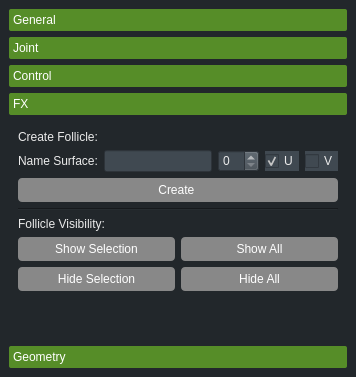
<?xml version="1.0" encoding="UTF-8"?>
<ui version="4.0">
 <class>jcToolKit</class>
 <widget class="QDialog" name="jcToolKit">
  <property name="geometry">
   <rect>
    <x>0</x>
    <y>0</y>
    <width>324</width>
    <height>374</height>
   </rect>
  </property>
  <property name="sizePolicy">
   <sizepolicy hsizetype="Preferred" vsizetype="Preferred">
    <horstretch>0</horstretch>
    <verstretch>0</verstretch>
   </sizepolicy>
  </property>
  <property name="windowTitle">
   <string>jcToolKit</string>
  </property>
  <property name="windowIcon">
   <iconset>
    <normaloff>../../../../../../../../../../.designer/backup/img/toolkit.png</normaloff>../../../../../../../../../../.designer/backup/img/toolkit.png</iconset>
  </property>
  <property name="styleSheet">
   <string notr="true">
QWidget{
    color: rgb(201, 202, 204);
	background-color: rgb(34, 39, 43);
	selection-background-color: rgb(1, 79, 131);
	color: rgb(235, 235, 235);
}

QListWidget::item:selected
{
   color: rgb(235, 235, 235);
   background-color: rgb(61, 120, 200);
}

QPushButton { 
	border:0px;
}

QPushButton:hover {background-color: rgb(55, 90, 126); }

QPushButton:pressed{ 
	 border: 0px solid green;
}

QToolTip { 
	background-color: rgb(52, 52, 52);
	color: rgb(241, 241, 241);
	border: black solid 1px;
}</string>
  </property>
  <layout class="QVBoxLayout" name="verticalLayout">
   <property name="leftMargin">
    <number>0</number>
   </property>
   <property name="topMargin">
    <number>0</number>
   </property>
   <property name="rightMargin">
    <number>0</number>
   </property>
   <property name="bottomMargin">
    <number>0</number>
   </property>
   <item>
    <widget class="QWidget" name="widget" native="true">
     <property name="sizePolicy">
      <sizepolicy hsizetype="Preferred" vsizetype="Preferred">
       <horstretch>0</horstretch>
       <verstretch>0</verstretch>
      </sizepolicy>
     </property>
     <layout class="QVBoxLayout" name="verticalLayout_2">
      <item>
       <widget class="QToolBox" name="toolBox">
        <property name="sizePolicy">
         <sizepolicy hsizetype="Minimum" vsizetype="Minimum">
          <horstretch>0</horstretch>
          <verstretch>0</verstretch>
         </sizepolicy>
        </property>
        <property name="minimumSize">
         <size>
          <width>0</width>
          <height>0</height>
         </size>
        </property>
        <property name="tabletTracking">
         <bool>false</bool>
        </property>
        <property name="acceptDrops">
         <bool>false</bool>
        </property>
        <property name="styleSheet">
         <string notr="true">QToolBox::tab{
	background-color:rgb(86,141,40);
	border-radius: 2px;
	color:rgb(255,255,255);
	font:75 12pt &quot;MS Shell Dlg 2&quot;;
}

QToolBox::tab: selected{
	background-color:rgb(220,252,190);
	color:rgb(86,141,40);
	font: 75 12pt &quot;MS Shell Dlg 2&quot;;
}


</string>
        </property>
        <property name="currentIndex">
         <number>3</number>
        </property>
        <widget class="QWidget" name="pgGeneral">
         <property name="geometry">
          <rect>
           <x>0</x>
           <y>0</y>
           <width>306</width>
           <height>221</height>
          </rect>
         </property>
         <property name="sizePolicy">
          <sizepolicy hsizetype="Expanding" vsizetype="Expanding">
           <horstretch>0</horstretch>
           <verstretch>30</verstretch>
          </sizepolicy>
         </property>
         <property name="minimumSize">
          <size>
           <width>0</width>
           <height>0</height>
          </size>
         </property>
         <property name="sizeIncrement">
          <size>
           <width>0</width>
           <height>0</height>
          </size>
         </property>
         <property name="styleSheet">
          <string notr="true">/*-----QPushButton-----*/
QPushButton
{
	background-color: rgb(136, 136, 136);
	color:#fff;
	min-width: 80px;
	border-radius: 4px;
	padding: 5px;

}


QPushButton::flat
{
	background-color: #148,149,151;
	border: none;
	color: #000;

}


QPushButton::disabled
{
	background-color: #606060;
	color: #959595;
	border-color: #051a39;

}


QPushButton::hover
{
	background-color: #148,149,151;
	border: 1px solid #46a2da;

}


QPushButton::pressed
{
	background-color: #2385b4;
	border: 1px solid #46a2da;

}


QPushButton::checked
{
	background-color: #bd5355;
	border: 1px solid #bd5355;
}</string>
         </property>
         <attribute name="label">
          <string>General</string>
         </attribute>
         <layout class="QVBoxLayout" name="verticalLayout_3">
          <property name="bottomMargin">
           <number>0</number>
          </property>
          <item>
           <layout class="QVBoxLayout" name="verticalLayout_11">
            <item>
             <widget class="QPushButton" name="btnSnap">
              <property name="sizePolicy">
               <sizepolicy hsizetype="Minimum" vsizetype="Preferred">
                <horstretch>0</horstretch>
                <verstretch>0</verstretch>
               </sizepolicy>
              </property>
              <property name="text">
               <string>Snap</string>
              </property>
             </widget>
            </item>
            <item>
             <widget class="QPushButton" name="btnOffsetGrp">
              <property name="sizePolicy">
               <sizepolicy hsizetype="Minimum" vsizetype="Preferred">
                <horstretch>0</horstretch>
                <verstretch>0</verstretch>
               </sizepolicy>
              </property>
              <property name="minimumSize">
               <size>
                <width>90</width>
                <height>0</height>
               </size>
              </property>
              <property name="text">
               <string>Offset Group</string>
              </property>
             </widget>
            </item>
            <item>
             <layout class="QHBoxLayout" name="horizontalLayout_9">
              <item>
               <widget class="QPushButton" name="btnLockHide">
                <property name="sizePolicy">
                 <sizepolicy hsizetype="Minimum" vsizetype="Preferred">
                  <horstretch>0</horstretch>
                  <verstretch>0</verstretch>
                 </sizepolicy>
                </property>
                <property name="minimumSize">
                 <size>
                  <width>90</width>
                  <height>0</height>
                 </size>
                </property>
                <property name="text">
                 <string>Lock/Hide All</string>
                </property>
               </widget>
              </item>
              <item>
               <widget class="QPushButton" name="btnUnlockAll">
                <property name="sizePolicy">
                 <sizepolicy hsizetype="Minimum" vsizetype="Preferred">
                  <horstretch>0</horstretch>
                  <verstretch>0</verstretch>
                 </sizepolicy>
                </property>
                <property name="minimumSize">
                 <size>
                  <width>90</width>
                  <height>0</height>
                 </size>
                </property>
                <property name="text">
                 <string>Unlock All</string>
                </property>
               </widget>
              </item>
             </layout>
            </item>
            <item>
             <layout class="QVBoxLayout" name="verticalLayout_4">
              <item>
               <widget class="Line" name="line_2">
                <property name="orientation">
                 <enum>Qt::Horizontal</enum>
                </property>
               </widget>
              </item>
              <item>
               <widget class="QLabel" name="lblConnect">
                <property name="sizePolicy">
                 <sizepolicy hsizetype="Minimum" vsizetype="Fixed">
                  <horstretch>0</horstretch>
                  <verstretch>0</verstretch>
                 </sizepolicy>
                </property>
                <property name="text">
                 <string>Connect:</string>
                </property>
               </widget>
              </item>
              <item>
               <layout class="QHBoxLayout" name="horizontalLayout_10">
                <item>
                 <widget class="QPushButton" name="btnScale">
                  <property name="sizePolicy">
                   <sizepolicy hsizetype="Minimum" vsizetype="Preferred">
                    <horstretch>0</horstretch>
                    <verstretch>0</verstretch>
                   </sizepolicy>
                  </property>
                  <property name="minimumSize">
                   <size>
                    <width>90</width>
                    <height>0</height>
                   </size>
                  </property>
                  <property name="text">
                   <string>Scale</string>
                  </property>
                 </widget>
                </item>
                <item>
                 <widget class="QPushButton" name="btnRotate">
                  <property name="sizePolicy">
                   <sizepolicy hsizetype="Minimum" vsizetype="Preferred">
                    <horstretch>0</horstretch>
                    <verstretch>0</verstretch>
                   </sizepolicy>
                  </property>
                  <property name="minimumSize">
                   <size>
                    <width>90</width>
                    <height>0</height>
                   </size>
                  </property>
                  <property name="text">
                   <string>Rotate</string>
                  </property>
                 </widget>
                </item>
                <item>
                 <widget class="QPushButton" name="btnTranslate">
                  <property name="sizePolicy">
                   <sizepolicy hsizetype="Minimum" vsizetype="Preferred">
                    <horstretch>0</horstretch>
                    <verstretch>0</verstretch>
                   </sizepolicy>
                  </property>
                  <property name="minimumSize">
                   <size>
                    <width>90</width>
                    <height>0</height>
                   </size>
                  </property>
                  <property name="text">
                   <string>Translate</string>
                  </property>
                 </widget>
                </item>
               </layout>
              </item>
             </layout>
            </item>
            <item>
             <spacer name="verticalSpacer_4">
              <property name="orientation">
               <enum>Qt::Vertical</enum>
              </property>
              <property name="sizeHint" stdset="0">
               <size>
                <width>20</width>
                <height>40</height>
               </size>
              </property>
             </spacer>
            </item>
           </layout>
          </item>
         </layout>
        </widget>
        <widget class="QWidget" name="pgJoint">
         <property name="geometry">
          <rect>
           <x>0</x>
           <y>0</y>
           <width>289</width>
           <height>233</height>
          </rect>
         </property>
         <property name="sizePolicy">
          <sizepolicy hsizetype="Expanding" vsizetype="Expanding">
           <horstretch>0</horstretch>
           <verstretch>30</verstretch>
          </sizepolicy>
         </property>
         <property name="minimumSize">
          <size>
           <width>0</width>
           <height>0</height>
          </size>
         </property>
         <property name="styleSheet">
          <string notr="true">/*-----QPushButton-----*/
QPushButton
{
	background-color: rgb(136, 136, 136);
	color:#fff;
	min-width: 80px;
	border-radius: 4px;
	padding: 5px;

}


QPushButton::flat
{
	background-color: #148,149,151;
	border: none;
	color: #000;

}


QPushButton::disabled
{
	background-color: #606060;
	color: #959595;
	border-color: #051a39;

}


QPushButton::hover
{
	background-color: #148,149,151;
	border: 1px solid #46a2da;

}


QPushButton::pressed
{
	background-color: #2385b4;
	border: 1px solid #46a2da;

}


QPushButton::checked
{
	background-color: #bd5355;
	border: 1px solid #bd5355;
}</string>
         </property>
         <attribute name="label">
          <string>Joint</string>
         </attribute>
         <layout class="QHBoxLayout" name="horizontalLayout_3">
          <property name="spacing">
           <number>6</number>
          </property>
          <item>
           <layout class="QVBoxLayout" name="verticalLayout_6" stretch="0,0,0,0,0,0,0,0,0,0,0">
            <property name="spacing">
             <number>6</number>
            </property>
            <property name="topMargin">
             <number>0</number>
            </property>
            <property name="bottomMargin">
             <number>0</number>
            </property>
            <item alignment="Qt::AlignTop">
             <widget class="QPushButton" name="btnAverageJnt">
              <property name="sizePolicy">
               <sizepolicy hsizetype="Minimum" vsizetype="Preferred">
                <horstretch>0</horstretch>
                <verstretch>0</verstretch>
               </sizepolicy>
              </property>
              <property name="text">
               <string>Average Joint</string>
              </property>
             </widget>
            </item>
            <item alignment="Qt::AlignTop">
             <widget class="QPushButton" name="btnSelJoint">
              <property name="sizePolicy">
               <sizepolicy hsizetype="Minimum" vsizetype="Preferred">
                <horstretch>0</horstretch>
                <verstretch>0</verstretch>
               </sizepolicy>
              </property>
              <property name="text">
               <string>Selection to Joints</string>
              </property>
             </widget>
            </item>
            <item alignment="Qt::AlignTop">
             <widget class="Line" name="line_4">
              <property name="orientation">
               <enum>Qt::Horizontal</enum>
              </property>
             </widget>
            </item>
            <item alignment="Qt::AlignTop">
             <widget class="QLabel" name="label">
              <property name="text">
               <string>Fk Joint:</string>
              </property>
             </widget>
            </item>
            <item>
             <layout class="QHBoxLayout" name="horizontalLayout_12"/>
            </item>
            <item>
             <widget class="Line" name="line_7">
              <property name="orientation">
               <enum>Qt::Horizontal</enum>
              </property>
             </widget>
            </item>
            <item>
             <widget class="QLabel" name="label_9">
              <property name="sizePolicy">
               <sizepolicy hsizetype="Preferred" vsizetype="Maximum">
                <horstretch>0</horstretch>
                <verstretch>0</verstretch>
               </sizepolicy>
              </property>
              <property name="text">
               <string>Orient Attribute:</string>
              </property>
             </widget>
            </item>
            <item>
             <layout class="QHBoxLayout" name="horizontalLayout_11">
              <item>
               <widget class="QPushButton" name="btnShow">
                <property name="text">
                 <string>Show</string>
                </property>
               </widget>
              </item>
              <item>
               <widget class="QPushButton" name="btnHide">
                <property name="text">
                 <string>Hide</string>
                </property>
               </widget>
              </item>
             </layout>
            </item>
            <item>
             <widget class="Line" name="line">
              <property name="orientation">
               <enum>Qt::Horizontal</enum>
              </property>
             </widget>
            </item>
            <item>
             <layout class="QVBoxLayout" name="verticalLayout_5">
              <property name="spacing">
               <number>5</number>
              </property>
              <item>
               <widget class="QLabel" name="label_2">
                <property name="sizePolicy">
                 <sizepolicy hsizetype="Preferred" vsizetype="Maximum">
                  <horstretch>0</horstretch>
                  <verstretch>0</verstretch>
                 </sizepolicy>
                </property>
                <property name="minimumSize">
                 <size>
                  <width>0</width>
                  <height>0</height>
                 </size>
                </property>
                <property name="text">
                 <string>Axis Visibility:</string>
                </property>
               </widget>
              </item>
              <item>
               <layout class="QHBoxLayout" name="horizontalLayout_4">
                <item>
                 <widget class="QPushButton" name="btnShowAxis">
                  <property name="minimumSize">
                   <size>
                    <width>90</width>
                    <height>0</height>
                   </size>
                  </property>
                  <property name="text">
                   <string>Show Selection</string>
                  </property>
                 </widget>
                </item>
                <item>
                 <widget class="QPushButton" name="btnHideAxis">
                  <property name="minimumSize">
                   <size>
                    <width>90</width>
                    <height>0</height>
                   </size>
                  </property>
                  <property name="text">
                   <string>Hide Selectionl</string>
                  </property>
                 </widget>
                </item>
               </layout>
              </item>
             </layout>
            </item>
            <item>
             <spacer name="verticalSpacer">
              <property name="orientation">
               <enum>Qt::Vertical</enum>
              </property>
              <property name="sizeHint" stdset="0">
               <size>
                <width>20</width>
                <height>40</height>
               </size>
              </property>
             </spacer>
            </item>
           </layout>
          </item>
         </layout>
        </widget>
        <widget class="QWidget" name="pgControl">
         <property name="geometry">
          <rect>
           <x>0</x>
           <y>0</y>
           <width>306</width>
           <height>221</height>
          </rect>
         </property>
         <property name="sizePolicy">
          <sizepolicy hsizetype="Expanding" vsizetype="Expanding">
           <horstretch>0</horstretch>
           <verstretch>30</verstretch>
          </sizepolicy>
         </property>
         <property name="styleSheet">
          <string notr="true">/*-----QPushButton-----*/
QPushButton
{
	background-color: rgb(136, 136, 136);
	color:#fff;
	min-width: 80px;
	border-radius: 4px;
	padding: 5px;

}


QPushButton::flat
{
	background-color: #148,149,151;
	border: none;
	color: #000;

}


QPushButton::disabled
{
	background-color: #606060;
	color: #959595;
	border-color: #051a39;

}


QPushButton::hover
{
	background-color: #148,149,151;
	border: 1px solid #46a2da;

}


QPushButton::pressed
{
	background-color: #2385b4;
	border: 1px solid #46a2da;

}


QPushButton::checked
{
	background-color: #bd5355;
	border: 1px solid #bd5355;
}</string>
         </property>
         <attribute name="label">
          <string>Control</string>
         </attribute>
         <layout class="QVBoxLayout" name="verticalLayout_14">
          <property name="bottomMargin">
           <number>9</number>
          </property>
          <item>
           <layout class="QVBoxLayout" name="verticalLayout_13">
            <property name="spacing">
             <number>1</number>
            </property>
            <item alignment="Qt::AlignTop">
             <widget class="QWidget" name="widget_4" native="true">
              <property name="sizePolicy">
               <sizepolicy hsizetype="Preferred" vsizetype="Preferred">
                <horstretch>0</horstretch>
                <verstretch>0</verstretch>
               </sizepolicy>
              </property>
              <property name="minimumSize">
               <size>
                <width>0</width>
                <height>25</height>
               </size>
              </property>
              <layout class="QVBoxLayout" name="verticalLayout_16">
               <item>
                <widget class="Line" name="line_3">
                 <property name="orientation">
                  <enum>Qt::Horizontal</enum>
                 </property>
                </widget>
               </item>
               <item>
                <widget class="QPushButton" name="btnCurveUtil">
                 <property name="text">
                  <string>Curve Util</string>
                 </property>
                </widget>
               </item>
               <item>
                <widget class="QPushButton" name="btnCreatCtrl">
                 <property name="sizePolicy">
                  <sizepolicy hsizetype="Minimum" vsizetype="Fixed">
                   <horstretch>0</horstretch>
                   <verstretch>0</verstretch>
                  </sizepolicy>
                 </property>
                 <property name="toolTip">
                  <string/>
                 </property>
                 <property name="text">
                  <string>Create Fk Control</string>
                 </property>
                </widget>
               </item>
               <item alignment="Qt::AlignTop">
                <widget class="QLabel" name="label_4">
                 <property name="text">
                  <string>Transform:</string>
                 </property>
                </widget>
               </item>
               <item>
                <layout class="QHBoxLayout" name="horizontalLayout_8">
                 <property name="spacing">
                  <number>7</number>
                 </property>
                 <property name="topMargin">
                  <number>0</number>
                 </property>
                 <property name="rightMargin">
                  <number>0</number>
                 </property>
                 <property name="bottomMargin">
                  <number>0</number>
                 </property>
                 <item>
                  <widget class="QPushButton" name="btnScaleUp">
                   <property name="sizePolicy">
                    <sizepolicy hsizetype="Minimum" vsizetype="Fixed">
                     <horstretch>0</horstretch>
                     <verstretch>0</verstretch>
                    </sizepolicy>
                   </property>
                   <property name="text">
                    <string>Scale Up</string>
                   </property>
                  </widget>
                 </item>
                 <item>
                  <widget class="QPushButton" name="btnScaleDn">
                   <property name="sizePolicy">
                    <sizepolicy hsizetype="Minimum" vsizetype="Fixed">
                     <horstretch>0</horstretch>
                     <verstretch>0</verstretch>
                    </sizepolicy>
                   </property>
                   <property name="text">
                    <string>Scale Dn</string>
                   </property>
                  </widget>
                 </item>
                </layout>
               </item>
               <item>
                <widget class="Line" name="line_6">
                 <property name="orientation">
                  <enum>Qt::Horizontal</enum>
                 </property>
                </widget>
               </item>
               <item alignment="Qt::AlignTop">
                <widget class="QLabel" name="label_7">
                 <property name="text">
                  <string>Color:</string>
                 </property>
                </widget>
               </item>
               <item>
                <layout class="QGridLayout" name="gridLayout_2">
                 <item row="5" column="1">
                  <widget class="QPushButton" name="btnVIOLET_RED">
                   <property name="styleSheet">
                    <string notr="true">color: rgb(170, 1, 74);
background-color:rgb(170, 1, 74)</string>
                   </property>
                   <property name="text">
                    <string/>
                   </property>
                  </widget>
                 </item>
                 <item row="0" column="1">
                  <widget class="QPushButton" name="btnRED02">
                   <property name="styleSheet">
                    <string notr="true">color: rgb(170, 0, 0);
background-color:rgb(170, 0, 0)</string>
                   </property>
                   <property name="text">
                    <string/>
                   </property>
                  </widget>
                 </item>
                 <item row="1" column="1">
                  <widget class="QPushButton" name="btnGREEN">
                   <property name="styleSheet">
                    <string notr="true">color: rgb(0, 255,0);
background-color: rgb(0, 255, 0)</string>
                   </property>
                   <property name="text">
                    <string/>
                   </property>
                  </widget>
                 </item>
                 <item row="0" column="0">
                  <widget class="QPushButton" name="btnRED">
                   <property name="styleSheet">
                    <string notr="true">color: rgb(255, 0, 0);
background-color: rgb(255, 0, 0);</string>
                   </property>
                   <property name="text">
                    <string/>
                   </property>
                  </widget>
                 </item>
                 <item row="3" column="0">
                  <widget class="QPushButton" name="btnBLUE">
                   <property name="styleSheet">
                    <string notr="true">color: rgb(0, 0, 255);
background-color: rgb(0, 0, 255);
</string>
                   </property>
                   <property name="text">
                    <string/>
                   </property>
                  </widget>
                 </item>
                 <item row="1" column="0">
                  <widget class="QPushButton" name="btnYELLOW">
                   <property name="styleSheet">
                    <string notr="true">color: rgb( 255, 255,0);
background-color: rgb(255, 255, 0)</string>
                   </property>
                   <property name="text">
                    <string/>
                   </property>
                  </widget>
                 </item>
                 <item row="3" column="1">
                  <widget class="QPushButton" name="btnCYAN">
                   <property name="styleSheet">
                    <string notr="true">color: rgb(0, 255, 255);
background-color:rgb(0, 255, 255)</string>
                   </property>
                   <property name="text">
                    <string/>
                   </property>
                  </widget>
                 </item>
                 <item row="2" column="0">
                  <widget class="QPushButton" name="btnDARK">
                   <property name="styleSheet">
                    <string notr="true">color: rgb(48, 48, 4);
background-color: rgb(48, 48, 48)</string>
                   </property>
                   <property name="text">
                    <string/>
                   </property>
                  </widget>
                 </item>
                 <item row="2" column="1">
                  <widget class="QPushButton" name="btnORANGE">
                   <property name="styleSheet">
                    <string notr="true">color: rgb(255, 189, 10);
background-color:rgb(255, 189, 107)</string>
                   </property>
                   <property name="text">
                    <string/>
                   </property>
                  </widget>
                 </item>
                 <item row="5" column="0">
                  <widget class="QPushButton" name="btnPINK">
                   <property name="styleSheet">
                    <string notr="true">color: rgb(255, 0, 255);
background-color: rgb(255, 0, 255)</string>
                   </property>
                   <property name="text">
                    <string/>
                   </property>
                  </widget>
                 </item>
                </layout>
               </item>
              </layout>
             </widget>
            </item>
           </layout>
          </item>
         </layout>
        </widget>
        <widget class="QWidget" name="pgFX">
         <property name="geometry">
          <rect>
           <x>0</x>
           <y>0</y>
           <width>306</width>
           <height>221</height>
          </rect>
         </property>
         <property name="sizePolicy">
          <sizepolicy hsizetype="Expanding" vsizetype="Expanding">
           <horstretch>0</horstretch>
           <verstretch>30</verstretch>
          </sizepolicy>
         </property>
         <property name="minimumSize">
          <size>
           <width>0</width>
           <height>0</height>
          </size>
         </property>
         <property name="styleSheet">
          <string notr="true">/*-----QPushButton-----*/
QPushButton
{
	background-color: rgb(136, 136, 136);
	color:#fff;
	min-width: 80px;
	border-radius: 4px;
	padding: 5px;

}


QPushButton::flat
{
	background-color: #148,149,151;
	border: none;
	color: #000;

}


QPushButton::disabled
{
	background-color: #606060;
	color: #959595;
	border-color: #051a39;

}


QPushButton::hover
{
	background-color: #148,149,151;
	border: 1px solid #46a2da;

}


QPushButton::pressed
{
	background-color: #2385b4;
	border: 1px solid #46a2da;

}


QPushButton::checked
{
	background-color: #bd5355;
	border: 1px solid #bd5355;
}</string>
         </property>
         <attribute name="label">
          <string>FX</string>
         </attribute>
         <layout class="QVBoxLayout" name="verticalLayout_10">
          <item>
           <layout class="QVBoxLayout" name="verticalLayout_9">
            <item>
             <layout class="QHBoxLayout" name="horizontalLayout_7"/>
            </item>
            <item>
             <widget class="QLabel" name="label_8">
              <property name="text">
               <string>Create Follicle:</string>
              </property>
             </widget>
            </item>
            <item>
             <layout class="QHBoxLayout" name="horizontalLayout_2">
              <item>
               <widget class="QLabel" name="label_6">
                <property name="text">
                 <string>Name Surface:</string>
                </property>
               </widget>
              </item>
              <item>
               <widget class="QLineEdit" name="lineEdit_fx">
                <property name="styleSheet">
                 <string notr="true">background-color: rgb(64, 73, 81);</string>
                </property>
               </widget>
              </item>
              <item>
               <widget class="QSpinBox" name="spinBox_fx">
                <property name="styleSheet">
                 <string notr="true">background-color: rgb(64, 73, 81);</string>
                </property>
               </widget>
              </item>
              <item>
               <widget class="QCheckBox" name="UcheckBox">
                <property name="styleSheet">
                 <string notr="true">background-color: rgb(64, 73, 81);</string>
                </property>
                <property name="text">
                 <string>U</string>
                </property>
                <property name="checked">
                 <bool>true</bool>
                </property>
               </widget>
              </item>
              <item>
               <widget class="QCheckBox" name="VcheckBox">
                <property name="styleSheet">
                 <string notr="true">background-color: rgb(64, 73, 81);</string>
                </property>
                <property name="text">
                 <string>V</string>
                </property>
               </widget>
              </item>
             </layout>
            </item>
            <item>
             <widget class="QPushButton" name="btn_fx_create">
              <property name="toolTip">
               <string>It must to be selected a surface</string>
              </property>
              <property name="text">
               <string>Create </string>
              </property>
             </widget>
            </item>
            <item>
             <widget class="Line" name="line_5">
              <property name="orientation">
               <enum>Qt::Horizontal</enum>
              </property>
             </widget>
            </item>
            <item>
             <layout class="QHBoxLayout" name="horizontalLayout_5">
              <property name="spacing">
               <number>0</number>
              </property>
              <item alignment="Qt::AlignBottom">
               <widget class="QLabel" name="label_3">
                <property name="sizePolicy">
                 <sizepolicy hsizetype="Preferred" vsizetype="Maximum">
                  <horstretch>0</horstretch>
                  <verstretch>0</verstretch>
                 </sizepolicy>
                </property>
                <property name="text">
                 <string>Follicle Visibility:</string>
                </property>
               </widget>
              </item>
             </layout>
            </item>
            <item>
             <layout class="QHBoxLayout" name="horizontalLayout_6">
              <item alignment="Qt::AlignTop">
               <widget class="QPushButton" name="btn_show_selection">
                <property name="sizePolicy">
                 <sizepolicy hsizetype="Minimum" vsizetype="Minimum">
                  <horstretch>0</horstretch>
                  <verstretch>0</verstretch>
                 </sizepolicy>
                </property>
                <property name="text">
                 <string>Show Selection</string>
                </property>
               </widget>
              </item>
              <item alignment="Qt::AlignTop">
               <widget class="QPushButton" name="btn_show_all">
                <property name="sizePolicy">
                 <sizepolicy hsizetype="Minimum" vsizetype="Minimum">
                  <horstretch>0</horstretch>
                  <verstretch>0</verstretch>
                 </sizepolicy>
                </property>
                <property name="text">
                 <string>Show All</string>
                </property>
               </widget>
              </item>
             </layout>
            </item>
            <item>
             <layout class="QHBoxLayout" name="horizontalLayout">
              <item>
               <widget class="QPushButton" name="btn_hide_selection">
                <property name="sizePolicy">
                 <sizepolicy hsizetype="Minimum" vsizetype="Minimum">
                  <horstretch>0</horstretch>
                  <verstretch>0</verstretch>
                 </sizepolicy>
                </property>
                <property name="text">
                 <string>Hide Selection</string>
                </property>
               </widget>
              </item>
              <item>
               <widget class="QPushButton" name="btn_hide_all">
                <property name="sizePolicy">
                 <sizepolicy hsizetype="Minimum" vsizetype="Minimum">
                  <horstretch>0</horstretch>
                  <verstretch>0</verstretch>
                 </sizepolicy>
                </property>
                <property name="text">
                 <string>Hide All</string>
                </property>
               </widget>
              </item>
             </layout>
            </item>
            <item>
             <spacer name="verticalSpacer_3">
              <property name="orientation">
               <enum>Qt::Vertical</enum>
              </property>
              <property name="sizeHint" stdset="0">
               <size>
                <width>20</width>
                <height>40</height>
               </size>
              </property>
             </spacer>
            </item>
           </layout>
          </item>
         </layout>
        </widget>
        <widget class="QWidget" name="pgGeometry">
         <property name="geometry">
          <rect>
           <x>0</x>
           <y>0</y>
           <width>306</width>
           <height>221</height>
          </rect>
         </property>
         <property name="sizePolicy">
          <sizepolicy hsizetype="Expanding" vsizetype="Expanding">
           <horstretch>0</horstretch>
           <verstretch>30</verstretch>
          </sizepolicy>
         </property>
         <property name="styleSheet">
          <string notr="true">/*-----QPushButton-----*/
QPushButton
{
	background-color: rgb(136, 136, 136);
	color:#fff;
	min-width: 80px;
	border-radius: 4px;
	padding: 5px;

}


QPushButton::flat
{
	background-color: #148,149,151;
	border: none;
	color: #000;

}


QPushButton::disabled
{
	background-color: #606060;
	color: #959595;
	border-color: #051a39;

}


QPushButton::hover
{
	background-color: #148,149,151;
	border: 1px solid #46a2da;

}


QPushButton::pressed
{
	background-color: #2385b4;
	border: 1px solid #46a2da;

}


QPushButton::checked
{
	background-color: #bd5355;
	border: 1px solid #bd5355;
}</string>
         </property>
         <attribute name="label">
          <string>Geometry</string>
         </attribute>
         <layout class="QVBoxLayout" name="verticalLayout_8">
          <item>
           <layout class="QVBoxLayout" name="verticalLayout_7">
            <property name="spacing">
             <number>4</number>
            </property>
            <property name="bottomMargin">
             <number>0</number>
            </property>
            <item alignment="Qt::AlignTop">
             <widget class="QPushButton" name="btnTransferSkin">
              <property name="sizePolicy">
               <sizepolicy hsizetype="Minimum" vsizetype="Preferred">
                <horstretch>0</horstretch>
                <verstretch>0</verstretch>
               </sizepolicy>
              </property>
              <property name="text">
               <string>Transfer Skin</string>
              </property>
             </widget>
            </item>
            <item alignment="Qt::AlignTop">
             <widget class="QPushButton" name="btnZeroTransforms">
              <property name="sizePolicy">
               <sizepolicy hsizetype="Minimum" vsizetype="Preferred">
                <horstretch>0</horstretch>
                <verstretch>0</verstretch>
               </sizepolicy>
              </property>
              <property name="text">
               <string>Zero Transformation</string>
              </property>
             </widget>
            </item>
            <item alignment="Qt::AlignTop">
             <widget class="QPushButton" name="btnAbSymMesh">
              <property name="sizePolicy">
               <sizepolicy hsizetype="Minimum" vsizetype="Preferred">
                <horstretch>0</horstretch>
                <verstretch>0</verstretch>
               </sizepolicy>
              </property>
              <property name="text">
               <string>abSymmetryMesh</string>
              </property>
             </widget>
            </item>
            <item alignment="Qt::AlignTop">
             <widget class="QPushButton" name="btnDoraSkin">
              <property name="sizePolicy">
               <sizepolicy hsizetype="Minimum" vsizetype="Preferred">
                <horstretch>0</horstretch>
                <verstretch>0</verstretch>
               </sizepolicy>
              </property>
              <property name="text">
               <string>Dora Skin</string>
              </property>
             </widget>
            </item>
            <item>
             <spacer name="verticalSpacer_2">
              <property name="orientation">
               <enum>Qt::Vertical</enum>
              </property>
              <property name="sizeHint" stdset="0">
               <size>
                <width>20</width>
                <height>40</height>
               </size>
              </property>
             </spacer>
            </item>
           </layout>
          </item>
         </layout>
        </widget>
       </widget>
      </item>
     </layout>
    </widget>
   </item>
  </layout>
 </widget>
 <resources>
  <include location="toolkit.qrc"/>
 </resources>
 <connections/>
</ui>
